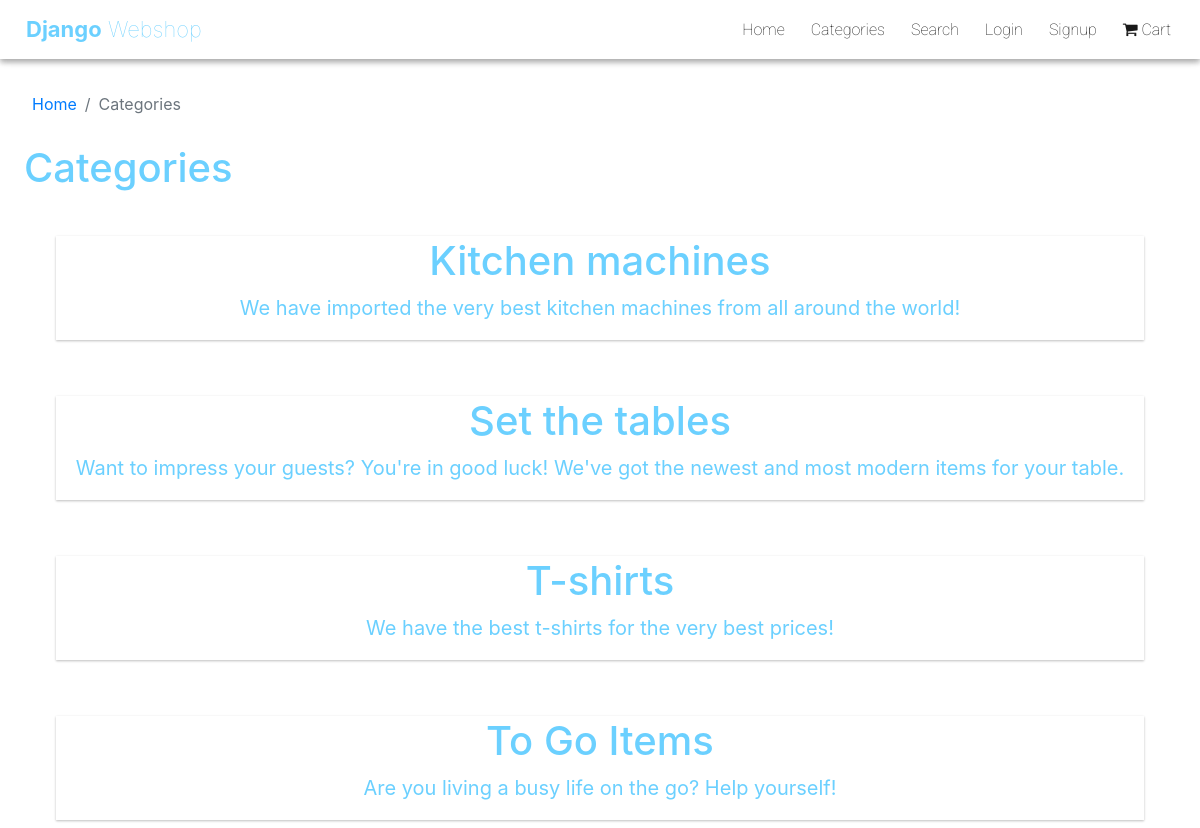
The page /shop/categories/ on the database as committed earlier.
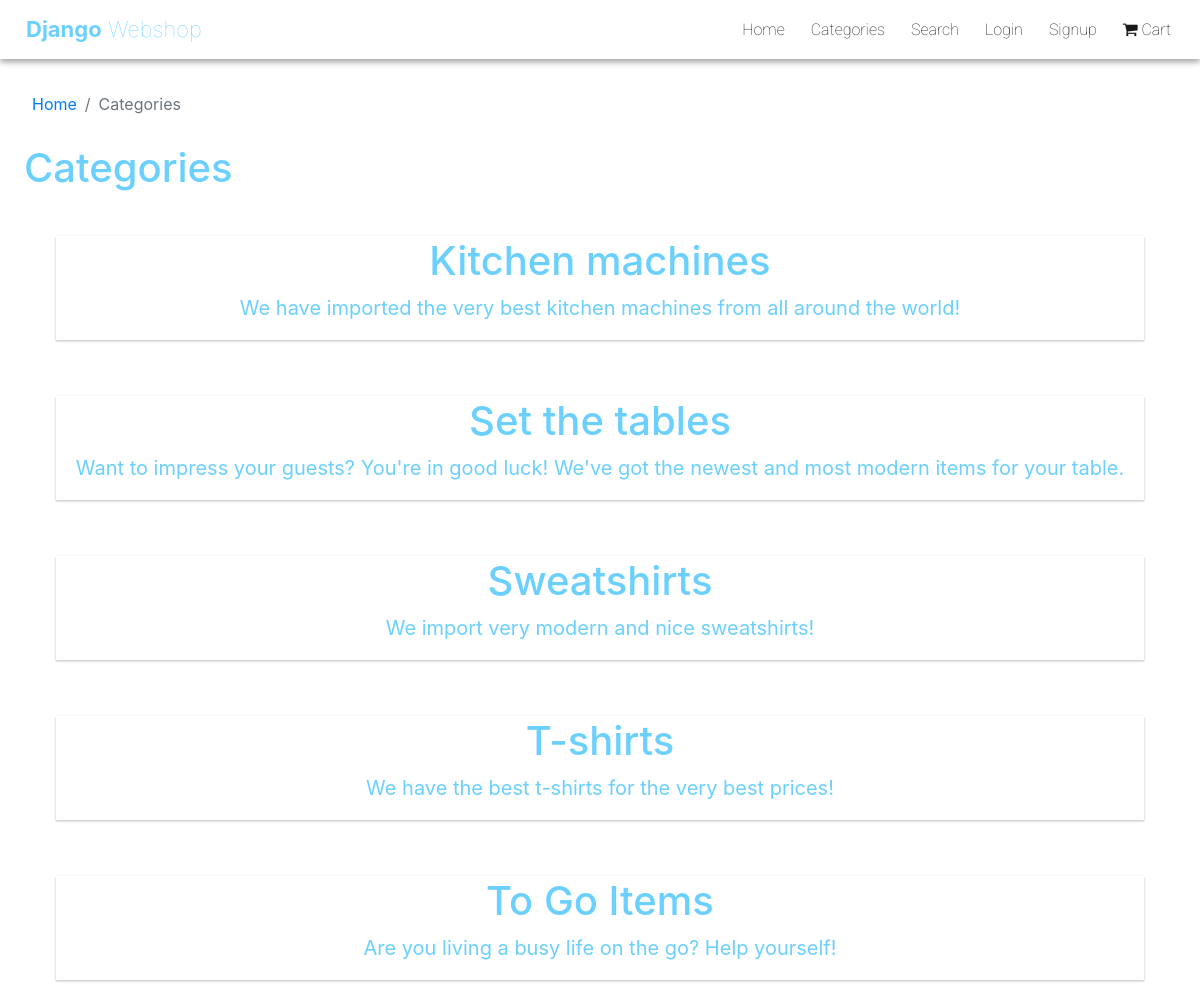
The same page on the database as committed later.
### shop/models.py (models this page shows, shortened)
class ProductCategory(models.Model):
    category = models.CharField(max_length=120)
    category_desc = models.TextField()

### shop/views.py (the view, shortened to what this page needs)
# urls.py: path('categories/', views.categories, name='categories'),
def categories(req):
    categories_list = Product.objects.values_list('category', flat=True).distinct()
    categories = ProductCategory.objects.filter(id__in=categories_list).order_by('category')
    context = {
        'categories': categories
    }
    return render(req, 'pages/products/categories.html', context)

### shop/templates/pages/products/categories.html (shortened to what this page needs)
{% extends '_base.html' %}
{% block content %}
        {% if categories %}
            <nav class="space-for-nav px-3" aria-label="breadcrumb">
            <ol class="breadcrumb">
                <li class="breadcrumb-item"><a href={% url 'shop:index' %}>Home</a></li>
                <li class="breadcrumb-item active"><a style="color: #6c757d!important; pointer-events: none" href={% url 'shop:index' %}>Categories</a></li>
            </ol>
            </nav>
        {% endif %}
        {% if categories %}
            <h1 class="mx-4 dws-blue">Categories</h1>
        {% else %}
            <h1 class="mx-5 dws-blue">{{ category_title }}</h1>
        {% endif %}
        <div class="m-3 px-3 row">
            {% if categories %}
                {% for category in categories %}
                    <div class="col-12 my-1 p-4 text-left">
                        <form action="{% url 'shop:categories' %}" method="POST">
                        <button class="w-100 dws-blue category-btn icon-btn">
                            <div class="w-100">
                                <h1>{{ category.category }}s</h1>
                                <p>{{ category.category_desc }}</p>
                            </div>
                        </button>
                        </form>
                    </div>
                {% endfor %}
            {% endif %}
        </div>
{% endblock %}

Rows that differ between the two databases and show on the page:
added ProductCategory: category "Sweatshirt", category_desc "We import very modern and nice sweatshirts!"
